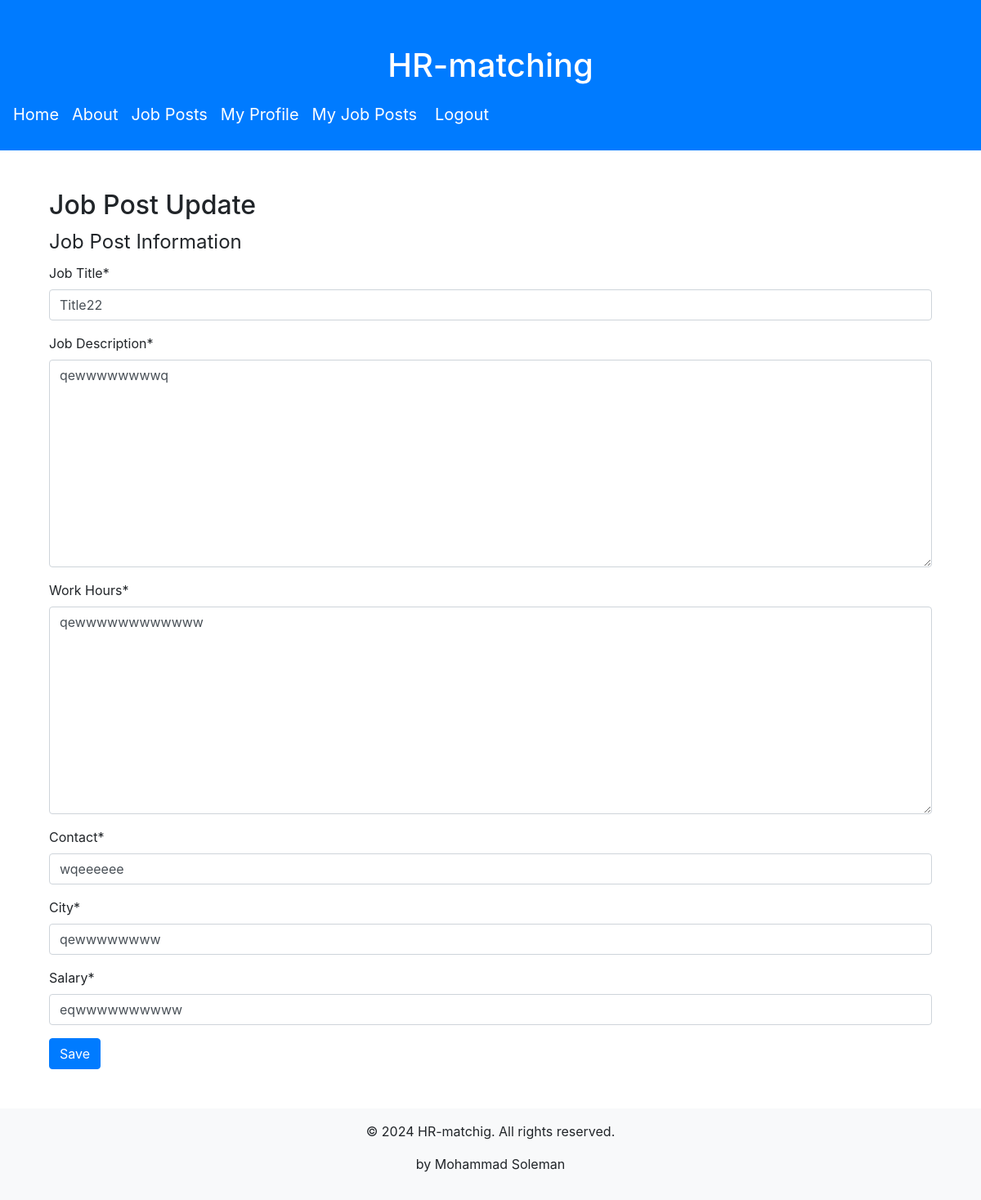
The page /job_post/6/update/0 (signed in) on the database its author committed.
### mainapp/models.py (models this page shows, shortened)
class Job_Post(models.Model):
    job_id = models.BigAutoField(primary_key=True)
    job_title = models.CharField("Job Title", max_length=350)
    company = models.ForeignKey(Company, on_delete=models.CASCADE)
    jobDescription = models.TextField("Job Description", max_length=5000)
    workhours = models.TextField("Work Hours", max_length=1000)
    contact = models.CharField("Contact", max_length=50)
    city = models.CharField("City", max_length=50)
    salary = models.CharField("Salary", max_length=50)
    cluster = models.IntegerField("Cluster", null=True, blank=True)
    added_date = models.DateField("Added on", auto_now_add=True)
    clusterable_text = models.TextField("Clusterable Text", null=True, blank=True)
    class Meta:
        verbose_name = "Job Post"
        ordering = ["-job_id"]

### mainapp/views/job_post.py (the view, shortened to what this page needs)
class Job_PostUpdateView(LoginRequiredMixin, UserPassesTestMixin, UpdateView):
    model = Job_Post
    form_class = Job_PostUpdateForm
    template_name = 'mainapp/job_post/job_post_update.html'
    def test_func(self):
        return self.get_object().company.user.id == self.request.user.id

### mainapp/forms/job_post.py
class Job_PostUpdateForm(Job_PostBaseForm):
    class Meta(Job_PostBaseForm.Meta):
        model = Job_Post
    def __init__(self, *args, **kwargs):
        super(Job_PostUpdateForm, self).__init__(*args, **kwargs)
        self.add_helper_layout()

### mainapp/forms/job_post.py (called while the page is built)
    def add_helper_layout(self):
        self.helper = FormHelper()
        self.helper.layout = Layout(
            Fieldset(
                'Job Post Information',
                'job_title',
                'jobDescription',
                'workhours',
                'contact',
                'city',
                'salary'
            ),
            ButtonHolder(
                Submit('submit', 'Save', css_class='btn-primary')
            )
        )

### mainapp/templates/mainapp/job_post/job_post_update.html
{% extends "mainapp/bases/update_form_base.html" %}
{% block h2 %}Job Post Update{% endblock %}

### mainapp/templates/mainapp/bases/update_form_base.html (shortened to what this page needs)
{% extends "base.html" %}
{% load crispy_forms_tags %}
{% block content %}
<div class="container mt-5">
    <h2>{%block h2%}h2 block{%endblock%}</h2>
    {% crispy form %}
</div>
{% endblock %}

### rows shown on the page
Job_Post: job_title "Title22", jobDescription "qewwwwwwwwq", workhours "qewwwwwwwwwwww", contact "wqeeeeee", city "qewwwwwwww", salary "eqwwwwwwwwww"
